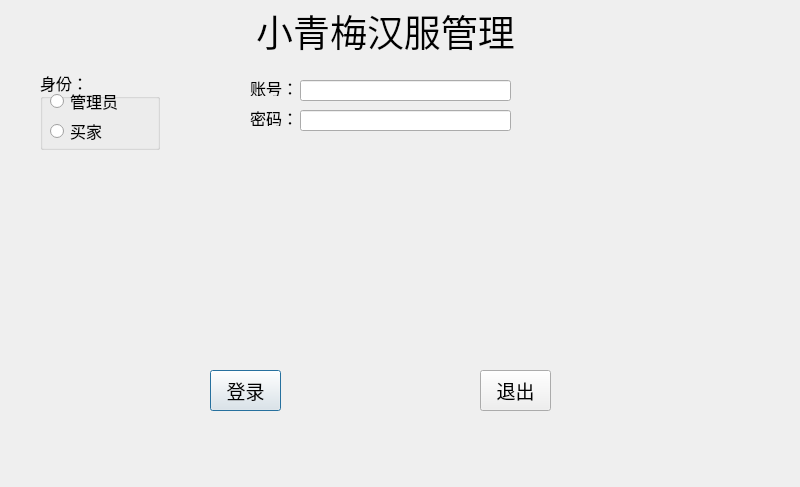
<?xml version="1.0" encoding="UTF-8"?>
<ui version="4.0">
 <class>LoginDialog</class>
 <widget class="QDialog" name="LoginDialog">
  <property name="geometry">
   <rect>
    <x>0</x>
    <y>0</y>
    <width>800</width>
    <height>487</height>
   </rect>
  </property>
  <property name="windowTitle">
   <string>Dialog</string>
  </property>
  <property name="styleSheet">
   <string notr="true">background-image: url(:/water_black.jpg);</string>
  </property>
  <widget class="QLabel" name="label">
   <property name="geometry">
    <rect>
     <x>240</x>
     <y>10</y>
     <width>291</width>
     <height>41</height>
    </rect>
   </property>
   <property name="font">
    <font>
     <family>华文行楷</family>
     <pointsize>28</pointsize>
    </font>
   </property>
   <property name="frameShape">
    <enum>QFrame::NoFrame</enum>
   </property>
   <property name="text">
    <string>小青梅汉服管理</string>
   </property>
   <property name="alignment">
    <set>Qt::AlignCenter</set>
   </property>
  </widget>
  <widget class="QLabel" name="label_2">
   <property name="geometry">
    <rect>
     <x>250</x>
     <y>110</y>
     <width>54</width>
     <height>16</height>
    </rect>
   </property>
   <property name="font">
    <font>
     <family>楷体</family>
     <pointsize>12</pointsize>
    </font>
   </property>
   <property name="text">
    <string>密码：</string>
   </property>
  </widget>
  <widget class="QLineEdit" name="pwdLineEdit">
   <property name="geometry">
    <rect>
     <x>300</x>
     <y>110</y>
     <width>211</width>
     <height>21</height>
    </rect>
   </property>
   <property name="echoMode">
    <enum>QLineEdit::Password</enum>
   </property>
  </widget>
  <widget class="QPushButton" name="loginBtn">
   <property name="geometry">
    <rect>
     <x>210</x>
     <y>370</y>
     <width>71</width>
     <height>41</height>
    </rect>
   </property>
   <property name="font">
    <font>
     <family>华文新魏</family>
     <pointsize>14</pointsize>
    </font>
   </property>
   <property name="text">
    <string>登录</string>
   </property>
  </widget>
  <widget class="QPushButton" name="quitBtn">
   <property name="geometry">
    <rect>
     <x>480</x>
     <y>370</y>
     <width>71</width>
     <height>41</height>
    </rect>
   </property>
   <property name="font">
    <font>
     <family>华文新魏</family>
     <pointsize>14</pointsize>
    </font>
   </property>
   <property name="text">
    <string>退出</string>
   </property>
  </widget>
  <widget class="QLabel" name="label_3">
   <property name="geometry">
    <rect>
     <x>250</x>
     <y>80</y>
     <width>54</width>
     <height>16</height>
    </rect>
   </property>
   <property name="font">
    <font>
     <family>楷体</family>
     <pointsize>12</pointsize>
    </font>
   </property>
   <property name="text">
    <string>账号：</string>
   </property>
  </widget>
  <widget class="QLineEdit" name="usernameLineEdit">
   <property name="geometry">
    <rect>
     <x>300</x>
     <y>80</y>
     <width>211</width>
     <height>21</height>
    </rect>
   </property>
  </widget>
  <widget class="QGroupBox" name="groupBox">
   <property name="geometry">
    <rect>
     <x>40</x>
     <y>70</y>
     <width>120</width>
     <height>80</height>
    </rect>
   </property>
   <property name="font">
    <font>
     <family>华文新魏</family>
     <pointsize>12</pointsize>
    </font>
   </property>
   <property name="title">
    <string>身份：</string>
   </property>
   <widget class="QRadioButton" name="adminRadioButton">
    <property name="geometry">
     <rect>
      <x>10</x>
      <y>20</y>
      <width>97</width>
      <height>22</height>
     </rect>
    </property>
    <property name="font">
     <font>
      <family>华文行楷</family>
      <pointsize>12</pointsize>
     </font>
    </property>
    <property name="text">
     <string>管理员</string>
    </property>
   </widget>
   <widget class="QRadioButton" name="buyerRadioButton">
    <property name="geometry">
     <rect>
      <x>10</x>
      <y>50</y>
      <width>97</width>
      <height>22</height>
     </rect>
    </property>
    <property name="font">
     <font>
      <family>华文楷体</family>
      <pointsize>12</pointsize>
     </font>
    </property>
    <property name="text">
     <string>买家</string>
    </property>
   </widget>
  </widget>
 </widget>
 <resources/>
 <connections/>
</ui>
